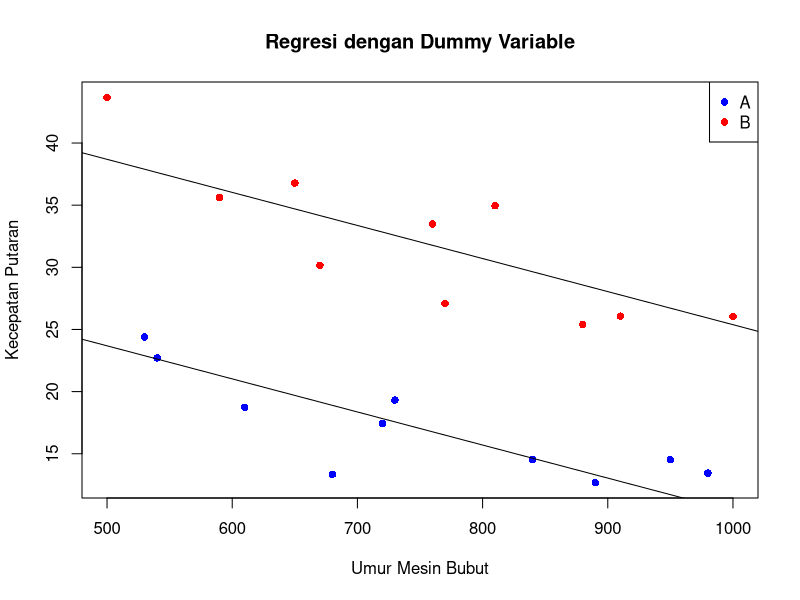
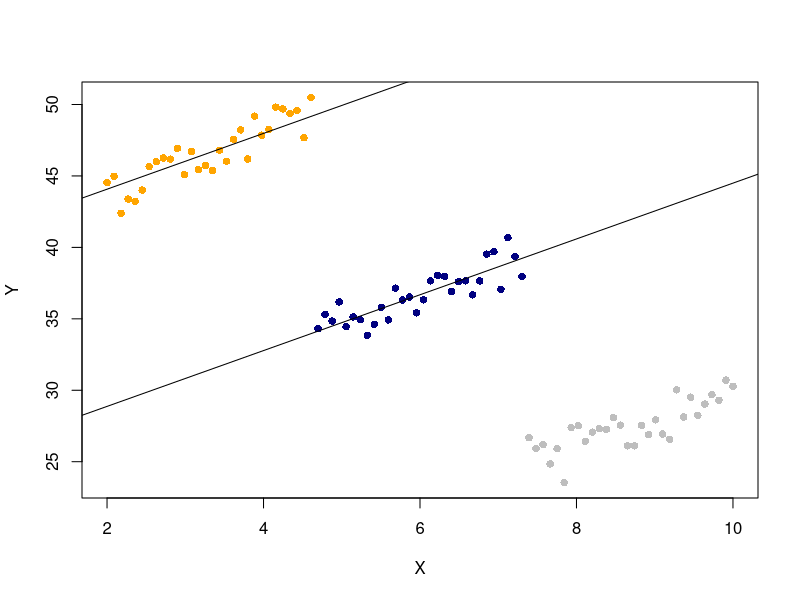

Recreate these plots in R, in order.
##### Praktikum 10 Analisis Regresi Terapan ######
# Kamis, 28 April 2022, 10:10-11:20 WIB


# Regresi Dengan Peubah Boneka (Dummy Variable) -------------------------

# Data Mesin Bubut
Y <- c(18.73, 14.52, 17.43, 14.54, 13.44, 24.39, 13.34, 22.71, 12.68, 
       19.32, 30.16, 27.09, 25.4, 26.05, 33.49, 35.62, 26.07, 36.78, 
       34.95, 43.67) # Kecepatan Putaran
X1 <- c(610, 950, 720, 840, 980, 530, 680, 540, 890, 730, 670, 770, 880, 
        1000, 760, 590, 910, 650, 810, 500) # Umur Mesin
X2 <- c('A', 'A', 'A', 'A', 'A', 'A', 'A', 'A', 'A', 'A', 'B', 'B', 'B', 
        'B', 'B', 'B', 'B', 'B', 'B', 'B') # Jenis Alat

# Membuat Variabel Dummy
X_dummy <- ifelse(X2 == 'A', 0, 1)

# Menduga model regresi
mod <- lm(Y~X1+X_dummy)
summary(mod)

# Plot Data
plot(Y~X1, col=ifelse(X2=='A', 'blue', 'red'), pch=16, 
     main='Regresi dengan Dummy Variable', 
     xlab='Umur Mesin Bubut', ylab='Kecepatan Putaran')

# Garis Regresi, karena ada 2 kategori maka garisnya juga ada 2
abline(mod$coef[1], mod$coef[2]) # Untuk Alat A
abline(mod$coef[1]+mod$coef[3], mod$coef[2]) # Untuk Alat B

# Tambah legenda biar tidak bingung
legend('topright', legend=c('A', 'B'), pch=16, col=c('blue', 'red'))
#####


# Lebih dari 2 Kategori? -------------------------------------

# Generate Data (Skip) #####
D1 <- rep(c(1,0,0), each=30)
D2 <- rep(c(0,1,0), each=30)
cat <- c()
for (i in 1:90) {
  if (D1[i]==1) {cat = c(cat, 'A')}
  else if (D2[i]==1) {cat = c(cat, 'B')}
  else {cat = c(cat, 'C')}
}
X_ <- seq(2, 10, length=90)
Y_ <- 10 + 2*X_ + 30*D1 + 15*D2 + rnorm(90)

# Contoh dengan 3 kategori ---- 
df <- data.frame('X'=X_, 'Y'=Y_, 'cat'=cat)
df

# Buat dummy variable, karena 3 kategori, maka dummy variablenya ada 2
katB <- ifelse(df$cat=='B', 1, 0)
katC <- ifelse(df$cat=='C', 1, 0)

mdl <- lm(df$Y~df$X+katB+katC)
summary(mdl)

mdl1 <- lm(Y~X+cat, data=df)
summary(mdl1)

# Plot
wrn <- ifelse(df$cat=='A', 'orange', ifelse(df$cat=='B', 'navy', 'gray'))
plot(Y~X, data=df, col=wrn, pch=16)
abline(mdl$coef[1], mdl$coef[2])
abline(mdl$coef[1]+mdl$coef[3], mdl$coef[2])
abline(mdl$coef[1]+mdl$coef[3]+mdl$coef[4], mdl$coef[2])

